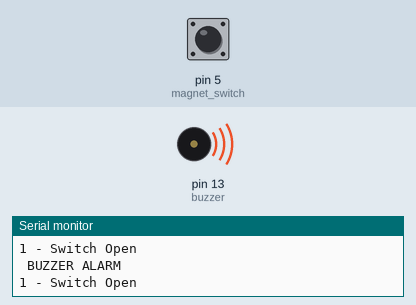
This sketch was run on a simulated Arduino Uno, built with avr-gcc and run on an emulated ATmega328P. Parts: buzzer (waves = sounding), the last lines printed to the serial monitor. Inputs (shaded band) come from the test bench; at power-on: pin 5 (magnet_switch) HIGH.

Above: at 4.8 s.
4.9 s: pin 5 (magnet_switch) pulled LOW for 2.35 s
8.7 s: pin 5 (magnet_switch) driven LOW
At 9.8 s:
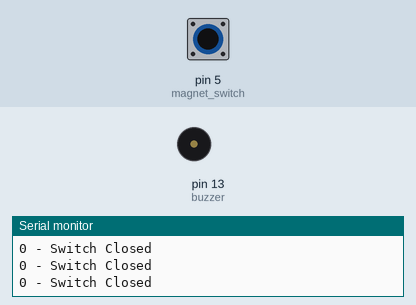
14.7 s: pin 5 (magnet_switch) driven HIGH
At 15.4 s:
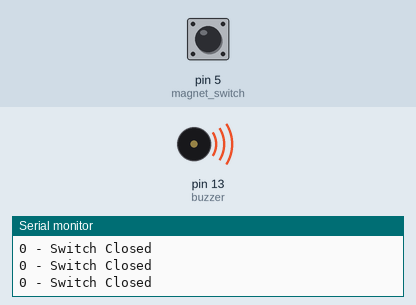
Timing chart, 0 to 26.7 s (numbered marks = the images above; inputs shaded):
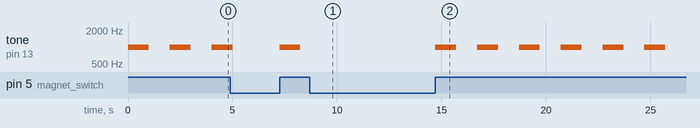

Measured:
- after the input at 8.7 s, tone on pin 13 (buzzer): stops changing and stays silent
- after the input at 14.7 s, tone on pin 13 (buzzer): alternates 1000 Hz for 1.0 s and silent for 1.0 s, starting at once
- by itself, tone on pin 13 (buzzer): alternates 1000 Hz for 1.0 s and silent for 1.0 s

The sketch:

MC-38_D1.ino
```cpp
/*
  MC-38 Magnetic Sensor Anti-Theft Alarm
  modified on 26 Sep 2020
  by Mohammad Reza Akbari @ Electropeak
  Home
*/

const int magnet_switch = 5;  // Magnet switch D1 -> GPIO 5
const int buzzer = 13;  // Magnet switch D7 -> GPIO 13

int val1 = 0;           // 初始值

void setup() {
  pinMode(buzzer, OUTPUT);  // initialize the LED pin as an output:
  pinMode(magnet_switch, INPUT_PULLUP);  // initialize the pushbutton pin as an input:

  Serial.begin(9600);
}

void mybuzzer(){
  if (val1 = 1){
      tone(buzzer, 1000); // Send 1KHz sound signal...
      delay(1000);        // ...for 1 sec
      noTone(buzzer);     // Stop sound...
      delay(1000);        // ...for 1sec
      Serial.println(" BUZZER ALARM");
  }
}

void loop() {
  if (digitalRead(magnet_switch) == LOW) {
    val1 = 0;
    Serial.print(val1);
    Serial.println(" - Switch Closed");
  }
  else {
    val1 = 1;         //door open
    mybuzzer();
    Serial.print(val1);
    Serial.println(" - Switch Open");
  }
} 
```
